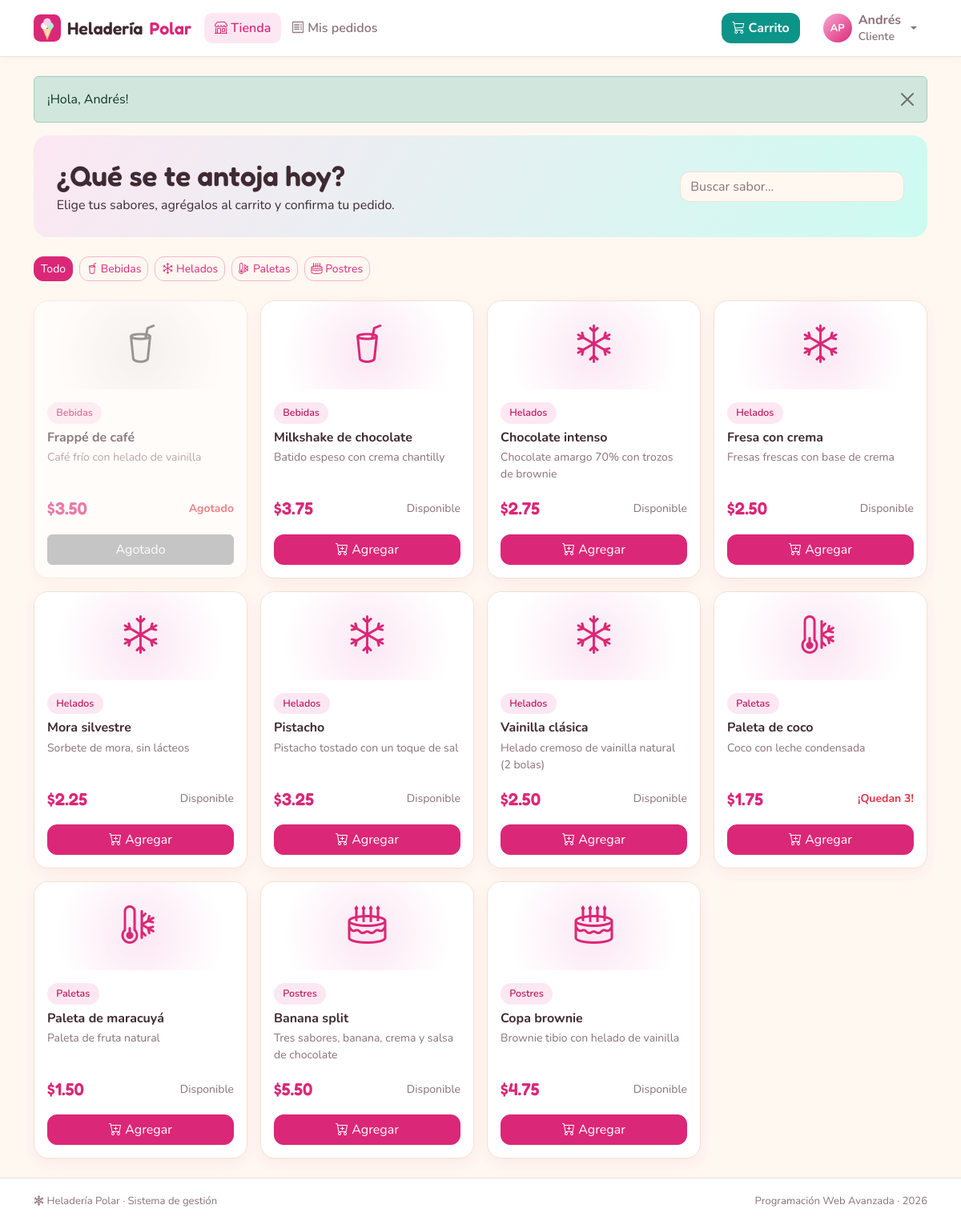
The app's page /index.php?r=tienda/index (signed in) with its own data.
### tables this page shows
CREATE TABLE categorias (
  id     INT AUTO_INCREMENT PRIMARY KEY,
  nombre VARCHAR(40) NOT NULL UNIQUE,
  icono  VARCHAR(30) NOT NULL DEFAULT 'snow'
);

CREATE TABLE productos (
  id           INT AUTO_INCREMENT PRIMARY KEY,
  id_categoria INT           NOT NULL,
  nombre       VARCHAR(60)   NOT NULL,
  descripcion  VARCHAR(255)  NOT NULL DEFAULT '',
  precio       DECIMAL(8,2)  NOT NULL,
  stock        INT           NOT NULL DEFAULT 0,
  activo       TINYINT(1)    NOT NULL DEFAULT 1,
  CONSTRAINT fk_productos_categoria FOREIGN KEY (id_categoria) REFERENCES categorias(id)
);

### controllers/TiendaController.php (called while the page is built, shortened)
<?php
class TiendaController extends Controller
{
    public function index(): void
    {
        $categoria = (int) ($_GET['categoria'] ?? 0);
        $this->view('tienda/index', [
            'titulo'     => 'Nuestros helados',
            'productos'  => Producto::listar(true, $categoria),
            'categorias' => Categoria::all('nombre'),
            'categoria'  => $categoria,
            'enCarrito'  => Carrito::items(),
        ]);
    }
}

### core/Router.php (called while the page is built, shortened)
<?php
class Router
{
    public static function dispatch(string $ruta): void
    {
        if (!preg_match('#^([a-z]+)/([a-z]+)$#', $ruta, $m)) {
            self::noEncontrado();
        }
        [, $nombre, $accion] = $m;
        (new $clase())->$accion();
    }
}

### index.php (called while the page is built, shortened)
<?php
require __DIR__ . '/core/helpers.php';
require __DIR__ . '/core/Database.php';
require __DIR__ . '/core/Model.php';
require __DIR__ . '/core/Router.php';
Router::dispatch(is_string($_GET['r'] ?? null) ? $_GET['r'] : '');

### core/helpers.php (called while the page is built, shortened)
<?php
function e($valor): string
{
    return htmlspecialchars((string) ($valor ?? ''), ENT_QUOTES, 'UTF-8');
}
function url(string $ruta = 'inicio/index', array $params = []): string
{
    $params = array_merge(['r' => $ruta], $params);
    return 'index.php?' . http_build_query($params);
}
function dinero($valor): string
{
    return '$' . number_format((float) $valor, 2);
}

### core/Database.php (called while the page is built, shortened)
<?php
class Database
{
    private static ?PDO $pdo = null;
    public static function get(): PDO
    {
        if (self::$pdo === null) {
            $dsn = 'mysql:host=' . DB_HOST . ';port=' . DB_PORT
                 . ';dbname=' . DB_NAME . ';charset=utf8mb4';
            try {
                self::$pdo = new PDO($dsn, DB_USER, DB_PASS, [
                    PDO::ATTR_ERRMODE            => PDO::ERRMODE_EXCEPTION,
                    PDO::ATTR_DEFAULT_FETCH_MODE => PDO::FETCH_ASSOC,
                    PDO::ATTR_EMULATE_PREPARES   => false,
                ]);
                self::$pdo->exec("SET time_zone = '" . date('P') . "'");
            } catch (PDOException $e) {
                http_response_code(500);
                $detalle = DEBUG ? '<br><small>' . htmlspecialchars($e->getMessage()) . '</small>' : '';
                exit('<h3 style="font-family:sans-serif">No se pudo conectar a la base de datos.'
                    . ' Revise config/config.php e importe heladeria.sql.' . $detalle . '</h3>');
            }
        }
        return self::$pdo;
    }
}

### core/Model.php (called while the page is built, shortened)
<?php
abstract class Model
{
    protected static string $tabla;
    protected static function db(): PDO
    {
        return Database::get();
    }
    protected static function query(string $sql, array $params = []): PDOStatement
    {
        $st = self::db()->prepare($sql);
        $st->execute($params);
        return $st;
    }
    public static function all(string $orden = 'id'): array
    {
        return self::query('SELECT * FROM ' . static::$tabla . ' ORDER BY ' . $orden)->fetchAll();
    }
}

### models/Producto.php (called while the page is built, shortened)
<?php
class Producto extends Model
{
    public static function listar(bool $soloActivos = false, int $categoria = 0, string $buscar = ''): array
    {
        $sql = 'SELECT p.*, c.nombre AS categoria, c.icono
                  FROM productos p JOIN categorias c ON c.id = p.id_categoria WHERE 1=1';
        $params = [];
        if ($soloActivos) $sql .= ' AND p.activo = 1';
        return self::query($sql . ' ORDER BY c.nombre, p.nombre', $params)->fetchAll();
    }
}

### views/tienda/index.php (the view, shortened to what this page needs)
<div class="hp-hero mb-4">
  <div>
    <h1 class="hp-titulo">¿Qué se te antoja hoy?</h1>
    <p class="mb-0">Elige tus sabores, agrégalos al carrito y confirma tu pedido.</p>
  </div>
  <input type="search" class="form-control hp-buscar" id="buscarProducto" placeholder="Buscar sabor…" aria-label="Buscar producto">
</div>
<div class="d-flex flex-wrap gap-2 mb-4">
  <a href="<?= url('tienda/index') ?>" class="btn btn-sm <?= $categoria === 0 ? 'btn-primary' : 'btn-outline-primary' ?>">Todo</a>
  <?php foreach ($categorias as $c): ?>
    <a href="<?= url('tienda/index', ['categoria' => $c['id']]) ?>" class="btn btn-sm <?= $categoria === (int) $c['id'] ? 'btn-primary' : 'btn-outline-primary' ?>">
      <i class="bi bi-<?= e($c['icono']) ?>"></i> <?= e($c['nombre']) ?></a>
  <?php endforeach; ?>
</div>
<div class="row g-3" id="catalogo">
  <?php foreach ($productos as $p):
      $cant = $enCarrito[$p['id']] ?? 0;
      $agotado = (int) $p['stock'] === 0;
  ?>
    <div class="col-sm-6 col-lg-4 col-xl-3" data-buscar="<?= e(mb_strtolower($p['nombre'] . ' ' . $p['descripcion'] . ' ' . $p['categoria'])) ?>">
      <div class="card hp-card hp-producto h-100 <?= $agotado ? 'hp-agotado' : '' ?>" data-producto="<?= (int) $p['id'] ?>" data-stock="<?= (int) $p['stock'] ?>">
        <div class="hp-producto-icono"><i class="bi bi-<?= e($p['icono']) ?>"></i></div>
        <div class="card-body d-flex flex-column">
          <span class="hp-chip align-self-start mb-2"><?= e($p['categoria']) ?></span>
          <h2 class="h6 fw-bold mb-1"><?= e($p['nombre']) ?></h2>
          <p class="small text-body-secondary flex-grow-1"><?= e($p['descripcion']) ?></p>
          <div class="d-flex justify-content-between align-items-center mb-3">
            <span class="hp-precio"><?= dinero($p['precio']) ?></span>
            <small class="<?= $p['stock'] <= Producto::STOCK_BAJO ? 'text-danger fw-bold' : 'text-body-secondary' ?>">
              <?= $agotado ? 'Agotado' : ($p['stock'] <= Producto::STOCK_BAJO ? '¡Quedan ' . (int) $p['stock'] . '!' : 'Disponible') ?></small>
          </div>
          <?php if (!$agotado): ?>
            <button class="btn btn-primary w-100 hp-agregar <?= $cant ? 'd-none' : '' ?>"><i class="bi bi-cart-plus"></i> Agregar</button>
          <?php else: ?>
            <button class="btn btn-secondary w-100" disabled>Agotado</button>
          <?php endif; ?>
        </div>
      </div>
    </div>
  <?php endforeach; ?>
</div>

### assets/css/styles.css (style rules this page uses)
:root { --hp-crema: #fff8f1; --hp-blanco: #ffffff; --hp-rosa: #db2777; --hp-rosa-h: #be185d; --hp-rosa-s: #fce7f3; --hp-menta: #0d9488; --hp-menta-s: #ccfbf1; --hp-texto: #3f2a32; --hp-suave: #8a7179; --hp-borde: #f1e1d6; --hp-radio: 18px; --hp-sombra: 0 6px 20px rgba(219, 39, 119, .07); }
body { --bs-body-bg: var(--hp-crema); --bs-body-color: var(--hp-texto); --bs-body-font-family: 'Nunito', system-ui, sans-serif; --bs-secondary-color: var(--hp-suave); --bs-border-color: var(--hp-borde); --bs-primary: var(--hp-rosa); --bs-primary-rgb: 219, 39, 119; --bs-link-color-rgb: 190, 24, 93; --bs-link-hover-color-rgb: 157, 23, 77; }
.btn-primary { --bs-btn-bg: var(--hp-rosa); --bs-btn-border-color: var(--hp-rosa); --bs-btn-hover-bg: var(--hp-rosa-h); --bs-btn-hover-border-color: var(--hp-rosa-h); --bs-btn-active-bg: #9d174d; --bs-btn-disabled-bg: #f0a3c6; --bs-btn-disabled-border-color: #f0a3c6; border-radius: 12px; }
.btn-outline-primary { --bs-btn-color: var(--hp-rosa); --bs-btn-border-color: #f5b5d2; --bs-btn-hover-bg: var(--hp-rosa); --bs-btn-hover-border-color: var(--hp-rosa); --bs-btn-active-bg: var(--hp-rosa); --bs-btn-active-border-color: var(--hp-rosa); border-radius: 12px; }
.form-control, .form-select { border-radius: 12px; border-color: var(--hp-borde); }
body { min-height: 100vh; display: flex; flex-direction: column; }
.hp-titulo, .hp-marca, .hp-stat-valor, .hp-precio { font-family: 'Fredoka', 'Nunito', sans-serif; font-weight: 600; }
.hp-titulo { font-size: clamp(1.7rem, 3.5vw, 2.2rem); margin-bottom: .2rem; color: var(--hp-texto); }
.hp-card { background: var(--hp-blanco); border: 1px solid var(--hp-borde); border-radius: var(--hp-radio); box-shadow: var(--hp-sombra); }
.hp-chip { display: inline-flex; align-items: center; gap: .3rem; font-size: .78rem; font-weight: 600; padding: .25rem .7rem; border-radius: 999px; background: var(--hp-rosa-s); color: var(--hp-rosa-h); }
.hp-hero { display: flex; flex-wrap: wrap; justify-content: space-between; align-items: center; gap: 1rem; padding: 1.8rem; border-radius: var(--hp-radio); background: linear-gradient(120deg, var(--hp-rosa-s), var(--hp-menta-s)); }
.hp-buscar { max-width: 280px; }
.hp-producto { transition: transform .2s, box-shadow .2s; }
.hp-producto-icono { height: 110px; display: flex; align-items: center; justify-content: center; font-size: 3rem; color: var(--hp-rosa); background: radial-gradient(circle at 50% 60%, var(--hp-rosa-s), #fff 70%); border-radius: var(--hp-radio) var(--hp-radio) 0 0; }
.hp-agotado { opacity: .6; }
.hp-agotado .hp-producto-icono { filter: grayscale(1); }
.hp-precio { font-size: 1.35rem; color: var(--hp-rosa); }
.hp-main > * { animation: aparecer .3s ease both; }

### records on screen
categorias: nombre "Bebidas"
categorias: nombre "Helados"
categorias: nombre "Paletas"
categorias: nombre "Postres"
productos: id_categoria.nombre "Bebidas", nombre "Frappé de café", descripcion "Café frío con helado de vainilla", precio "$3.50", stock "Agotado"
productos: id_categoria.nombre "Bebidas", nombre "Milkshake de chocolate", descripcion "Batido espeso con crema chantilly", precio "$3.75", stock "Disponible"
productos: id_categoria.nombre "Helados", nombre "Chocolate intenso", descripcion "Chocolate amargo 70% con trozos de brownie", precio "$2.75", stock "Disponible"
productos: id_categoria.nombre "Helados", nombre "Fresa con crema", descripcion "Fresas frescas con base de crema", precio "$2.50", stock "Disponible"
productos: id_categoria.nombre "Helados", nombre "Mora silvestre", descripcion "Sorbete de mora, sin lácteos", precio "$2.25", stock "Disponible"
productos: id_categoria.nombre "Helados", nombre "Pistacho", descripcion "Pistacho tostado con un toque de sal", precio "$3.25", stock "Disponible"
productos: id_categoria.nombre "Helados", nombre "Vainilla clásica", descripcion "Helado cremoso de vainilla natural (2 bolas)", precio "$2.50", stock "Disponible"
productos: id_categoria.nombre "Paletas", nombre "Paleta de coco", descripcion "Coco con leche condensada", precio "$1.75", stock "3"
productos: id_categoria.nombre "Paletas", nombre "Paleta de maracuyá", descripcion "Paleta de fruta natural", precio "$1.50", stock "Disponible"
productos: id_categoria.nombre "Postres", nombre "Banana split", descripcion "Tres sabores, banana, crema y salsa de chocolate", precio "$5.50", stock "Disponible"
productos: id_categoria.nombre "Postres", nombre "Copa brownie", descripcion "Brownie tibio con helado de vainilla", precio "$4.75", stock "Disponible"

### other values on screen
$texto "Tienda"
$texto "Mis pedidos"
iniciales($usuario['nombre'], $usuario['apellido']) "AP"
$usuario['nombre'] "Andrés"
$usuario['rol'] "Cliente"
$f['mensaje'] "¡Hola, Andrés!"
